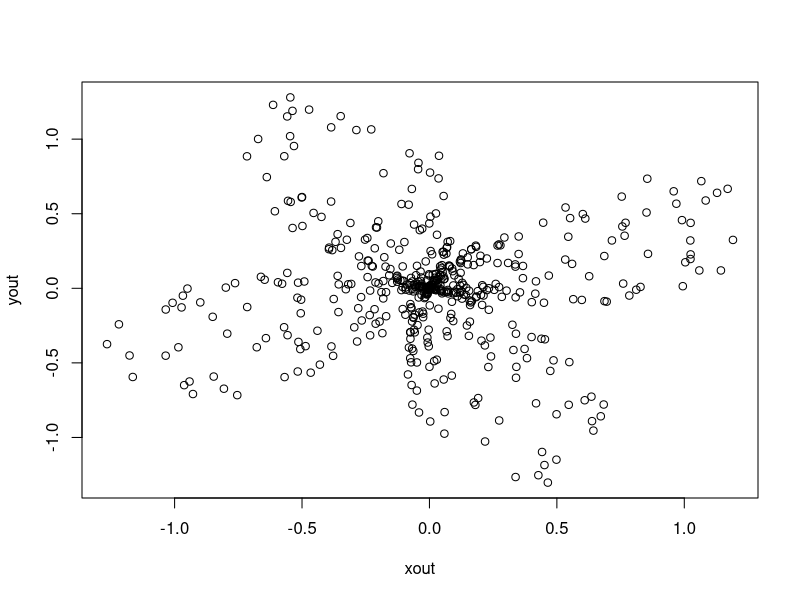

Write the R code that produced this figure. (Note: this script raises an error after producing the figure.)
rstar <- function(n, p1, p2, lambda1, lambda2){
	A <- 2*pi*runif(n,0,1)
	upper <- p1*sin(lambda1*A) + p2*cos(lambda2*A)
	r <- sign(upper) * runif(n, 0, abs(upper))
	out <- data.frame(xout = r*cos(A), yout = r*sin(A))
	return(out)
}

#V <- 2 
G <- 500
N <- 3
sigma2 <- .1

beta_sim = rstar(G, 1, 1, 2, 2)
plot(beta_sim)

beta <- apply(beta_sim, 1, identity)
X <- diag(2) %x% rep(1, N)
y <- matrix(rnorm(G*2*N, X%*%beta, sigma2), G, 2*N, byrow=T)

out <- dpgmm(data=y, design=X, G, 2, 100, N, 10000)
hist(out$sigma2, 30)

par(mfrow=c(4, 4))
for(g in 1:16){
  hist(out$beta_g[1,g,], 30)
  abline(v=beta[1,g])
}

library(ggplot2)
b1 <- as.numeric(out$beta_g[1,,])
b2 <- as.numeric(out$beta_g[2,,])
b <- data.frame(xout=b1, yout=b2)
ggplot(b, aes(xout, yout)) + geom_hex(bins=20) + geom_point(data=beta_sim) +
  scale_fill_continuous(trans="log")
